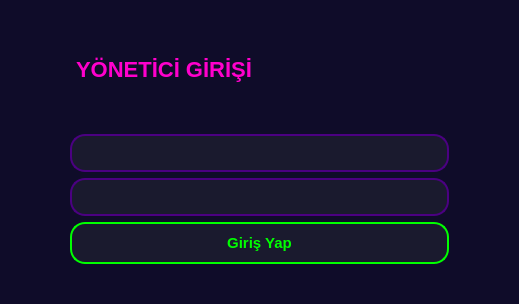
<?xml version="1.0" encoding="UTF-8"?>
<ui version="4.0">
 <class>Dialog</class>
 <widget class="QDialog" name="Dialog">
  <property name="geometry">
   <rect>
    <x>0</x>
    <y>0</y>
    <width>519</width>
    <height>304</height>
   </rect>
  </property>
  <property name="windowTitle">
   <string>Dialog</string>
  </property>
  <property name="styleSheet">
   <string notr="true">/* Ana Pencere - Derin Mor/Siyah */
QDialog {
    background-color: #0f0c29;
}

/* Başlık (YÖNETİCİ) - NEON PEMBE */
QLabel {
    color: #ff00cc; 
    font-family: &quot;Segoe UI Black&quot;;
    font-size: 22px;
    font-weight: bold;
    qproperty-alignment: AlignCenter;
    margin-bottom: 10px;
}

/* Kutular (Kullanıcı Adı &amp; Şifre) */
QLineEdit {
    background-color: #1a1a2e; 
    color: #ffffff; 
    border: 2px solid #4b0082; /* Koyu Mor Çerçeve */
    border-radius: 15px;
    padding: 8px;
    font-size: 14px;
    font-weight: bold;
}

QLineEdit:focus {
    border: 2px solid #00d2ff; /* Tıklayınca Mavi Yansın */
    background-color: #240046;
}

/* Giriş Butonu - YEŞİL ÇERÇEVE */
QPushButton {
    background-color: #1a1a2e;
    color: #00ff00; /* Yazısı Neon Yeşil */
    border: 2px solid #00ff00; 
    border-radius: 15px;
    font-weight: bold;
    font-size: 15px;
    padding: 10px;
}

QPushButton:hover {
    background-color: #00ff00; 
    color: #000000; 
    box-shadow: 0 0 15px #00ff00; /* Parlama efekti */
}</string>
  </property>
  <layout class="QGridLayout" name="gridLayout">
   <property name="leftMargin">
    <number>70</number>
   </property>
   <property name="topMargin">
    <number>20</number>
   </property>
   <property name="rightMargin">
    <number>70</number>
   </property>
   <property name="bottomMargin">
    <number>40</number>
   </property>
   <item row="0" column="0">
    <layout class="QVBoxLayout" name="verticalLayout">
     <item>
      <widget class="QLabel" name="label">
       <property name="text">
        <string>YÖNETİCİ GİRİŞİ</string>
       </property>
      </widget>
     </item>
     <item>
      <widget class="QLineEdit" name="txt_kadi"/>
     </item>
     <item>
      <widget class="QLineEdit" name="txt_sifre">
       <property name="echoMode">
        <enum>QLineEdit::Password</enum>
       </property>
      </widget>
     </item>
     <item>
      <widget class="QPushButton" name="btn_giris">
       <property name="text">
        <string>Giriş Yap</string>
       </property>
      </widget>
     </item>
    </layout>
   </item>
  </layout>
 </widget>
 <resources/>
 <connections/>
</ui>
